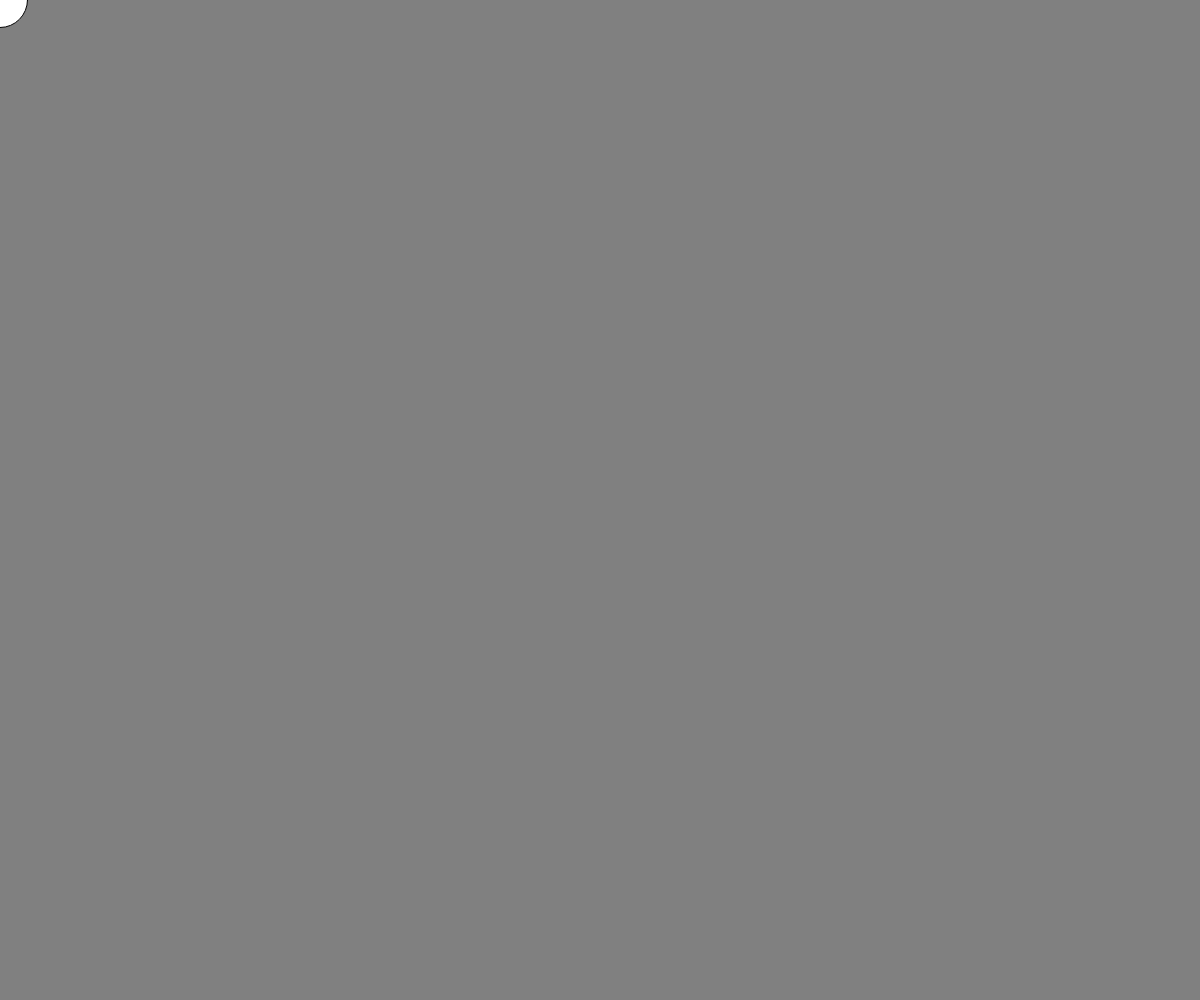
Frame 1 (no input)
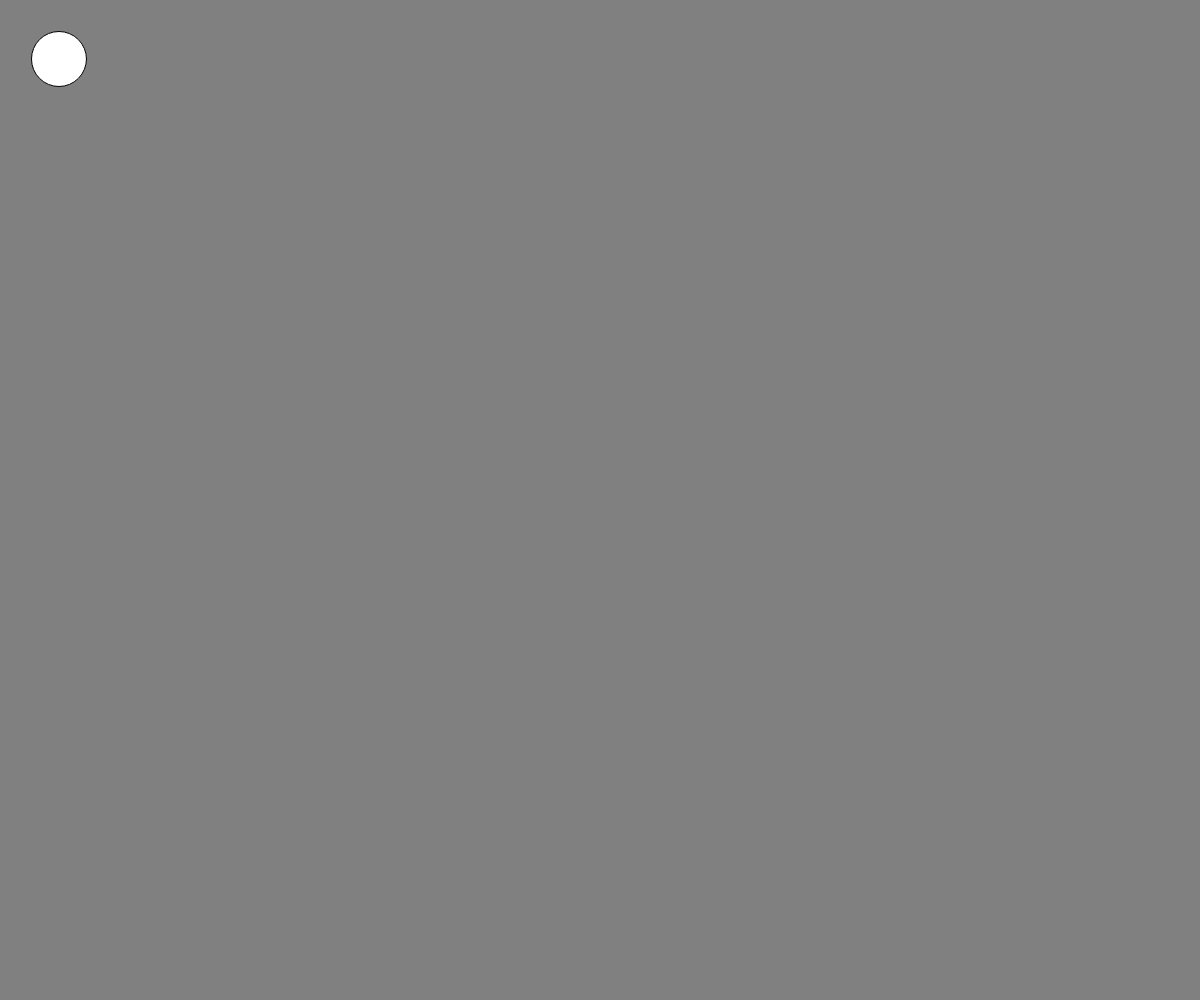
Frame 60 (no input)
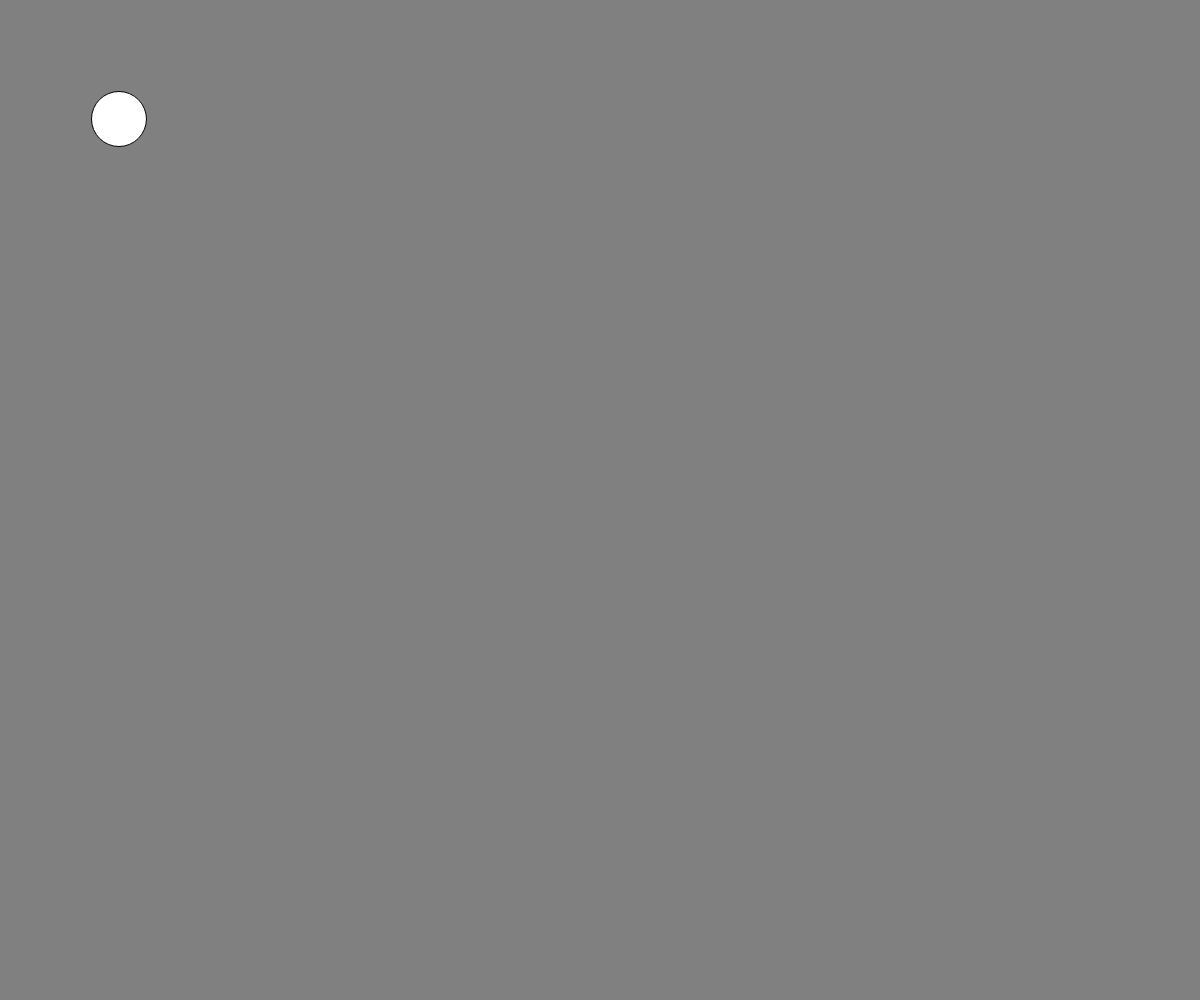
Frame 120 (the mouse pressed at the canvas centre since frame 60)

The p5.js sketch that drew these frames (run headless with seeded random() and noise() and a simulated clock; from frame 60 on, the mouse is pressed at the canvas centre):

// p5.js sketch
// ── sketch.js
function setup() {

    createCanvas(windowWidth, windowHeight);
    //  background(R(v:0-255), G(v:0-),B(v:0-))
    background('grey');
  
}
xC=1;
yC=1;
x=0;
y=0;
function draw() {
     background('grey');
ellipse(x, y, 55);
x+=xC;
y+=yC;
if(y==windowHeight||y==0){yC*=-1;xC++;yC++;}
if (x==windowWidth||x==0) {
    xC*=-1;xC++;yC++;
}
}
